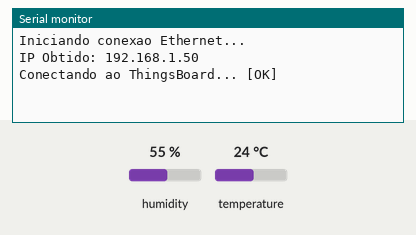
This sketch was run on a simulated Arduino Uno, built with avr-gcc and run on an emulated ATmega328P. Shown: the last lines printed to the serial monitor. The inputs (shaded band) are chosen by the test bench; at power-on: humidity 55 %, temperature 24 °C. WiFi joins after 1.5 s; servers stay silent unless stated; no MQTT or app messages arrive unless stated.

Above: at 2.7 s.
2.8 s: humidity set to 22 %
At 10.7 s:
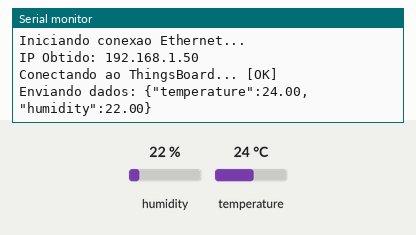
16.6 s: temperature set to 12 °C
At 20.7 s:
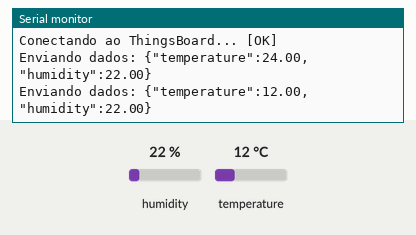
30.4 s: humidity set to 40 %
At 40.8 s:
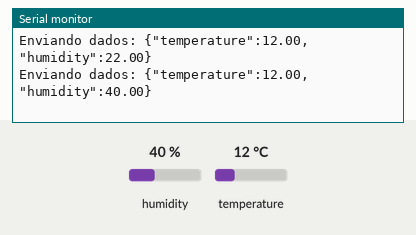

The sketch:

testeArduino.ino
```cpp
// Enviando dados do sensor de temperatura para o things board a fins de teste;
// Usando arduino uno e ethernet shield.

#include <SPI.h>
#include <Ethernet.h>
#include <PubSubClient.h>
#include <DHT.h>

// Configurações do Sensor DHT11
#define DHTPIN 2
#define DHTTYPE DHT11
DHT dht(DHTPIN, DHTTYPE);

// Endereço MAC único para o Ethernet Shield
byte mac[] = { 0x70, 0xB3, 0xD5, 0x0A, 0xC6, 0xFF };

// Servidor ThingsBoard Cloud (Europa) e Porta MQTT
const char* tbServer = "eu.thingsboard.cloud";
const int tbPort = 1883;

const char* TOKEN = "Uxezf4pVy7erzsMEVANH";

EthernetClient ethClient;
PubSubClient client(ethClient);

unsigned long lastSend = 0;

void setup() {
  Serial.begin(115200);
  dht.begin();

  Serial.println(F("Iniciando conexao Ethernet..."));
  if (Ethernet.begin(mac) == 0) {
    Serial.println(F("Falha ao obter IP via DHCP"));
    for (;;);
  }

  Serial.print(F("IP Obtido: "));
  Serial.println(Ethernet.localIP());

  client.setServer(tbServer, tbPort);
}

void reconnect() {
  while (!client.connected()) {
    Serial.print(F("Conectando ao ThingsBoard... "));
    // O Access Token é passado como Username no protocolo MQTT do ThingsBoard
    if (client.connect("ArduinoUnoClient", TOKEN, NULL)) {
      Serial.println(F("[OK]"));
    } else {
      Serial.print(F("[FALHA] Rc="));
      Serial.print(client.state());
      Serial.println(F(" Tentando novamente em 5s..."));
      delay(5000);
    }
  }
}

void loop() {
  if (!client.connected()) {
    reconnect();
  }
  client.loop();

  // Envia telemetria a cada 10 segundos
  if (millis() - lastSend > 10000) {
    lastSend = millis();

    float umidade = dht.readHumidity();
    float temperatura = dht.readTemperature();

    if (isnan(umidade) || isnan(temperatura)) {
      Serial.println(F("Falha ao ler o sensor DHT11!"));
      return;
    }

    // Monta o JSON de telemetria
    String payload = "{\"temperature\":";
    payload += temperatura;
    payload += ",\"humidity\":";
    payload += umidade;
    payload += "}";

    Serial.print(F("Enviando dados: "));
    Serial.println(payload);

    // Publica no tópico padrão de telemetria do ThingsBoard
    client.publish("v1/devices/me/telemetry", payload.c_str());
  }
}
```

Measured:
- after the input at 2.8 s, the serial monitor: prints a new line after 7.2 s (image 1)
- after the input at 16.6 s, the serial monitor: prints a new line after 3.4 s (image 2)
- after the input at 30.4 s, the serial monitor: prints a new line after 9.6 s (image 3)
